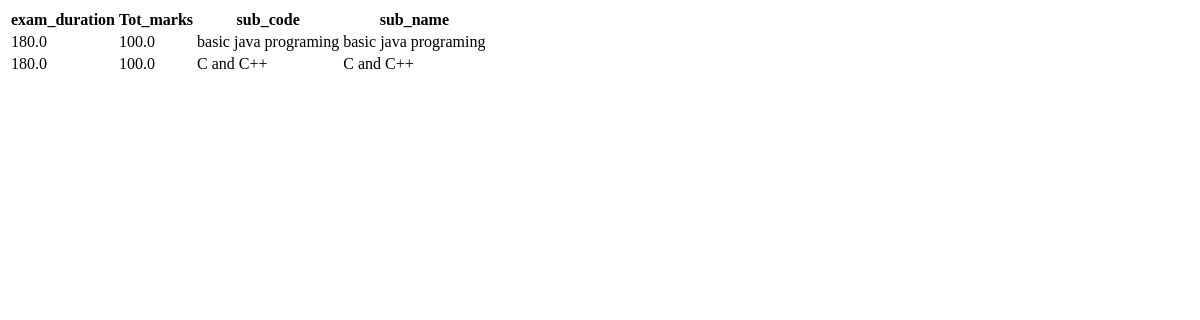
The app's page /student/examination/, older data.
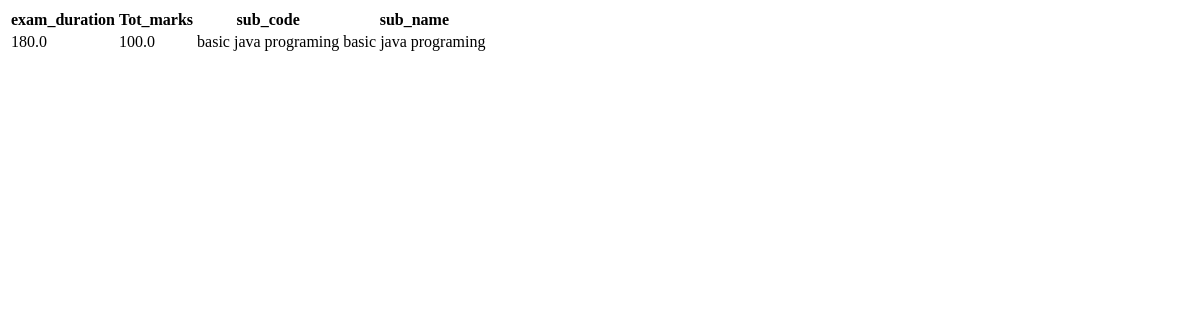
The same page, newer data.
### student/models.py (models this page shows)
class Examination(models.Model):
    exam_duration = models.FloatField(default=180)
    Tot_marks = models.FloatField(default=100)
    sub_code = models.ForeignKey(Subject,on_delete=models.CASCADE)
    sub_name = models.CharField(max_length=50)
    class Meta:
        db_table = 'Examination'
    def __str__(self):
        return self.sub_name

class Subject(models.Model):
    sub_code = models.AutoField(primary_key=True)
    sub_name = models.CharField(max_length=50)
    dept = models.ForeignKey(Department,on_delete=models.CASCADE)
    class Meta:
        db_table = 'subjects'
    def __str__(self):
        return self.sub_name

### student/views.py (the view)
# urls.py: path('student/examination/',examination),
def examination(request):
    print(request.method)
    name = request.GET.get('name')
    if name:
        stu_data = Examination.objects.filter(sub_name=request.GET.get('name'))
    else:
        stu_data = Examination.objects.all()
    print('stu_data :',stu_data)
    return render(request,'examination.html',{'data':stu_data})

### templates/examination.html (shortened to what this page needs)
<!DOCTYPE html>
<html lang="en">
<head>
</head>
<body>
<table>
    <thead>
    <tr>
        <th>exam_duration</th>
        <th>Tot_marks</th>
        <th>sub_code</th>
        <th>sub_name</th>
    </tr>
    </thead>
    <tbody>
    {% for stu in data %}
    <tr>
        <td>{{stu.exam_duration}}</td>
        <td>{{stu.Tot_marks}}</td>
        <td>{{stu.sub_code}}</td>
        <td>{{stu.sub_name}}</td>
    </tr>
    {% endfor %}
    </tbody>
</table>
</body>
</html>

Row changes from the older to the newer data that the page shows:
removed Examination: exam_duration "180.0", Tot_marks "100.0", sub_code "C and C++", sub_name "C and C++"
